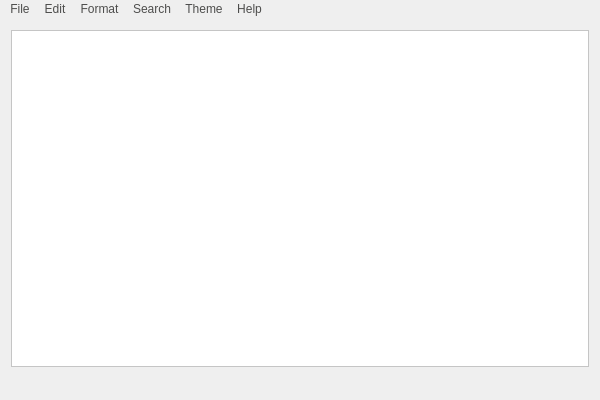
<?xml version="1.0" encoding="UTF-8"?>
<ui version="4.0">
 <class>MainWindow</class>
 <widget class="QMainWindow" name="MainWindow">
  <property name="geometry">
   <rect>
    <x>0</x>
    <y>0</y>
    <width>600</width>
    <height>400</height>
   </rect>
  </property>
  <property name="minimumSize">
   <size>
    <width>280</width>
    <height>140</height>
   </size>
  </property>
  <property name="windowTitle">
   <string>Untitled - LitePad v0.01</string>
  </property>
  <property name="windowIcon">
   <iconset resource="resources/resources.qrc">
    <normaloff>:/litepad-logo-32x32.png</normaloff>:/litepad-logo-32x32.png</iconset>
  </property>
  <property name="styleSheet">
   <string notr="true">background : #efefef; color : #4d4d4c; selection-background-color : #0055ef; selection-color: #ffffff;</string>
  </property>
  <widget class="QWidget" name="centralWidget">
   <layout class="QGridLayout" name="gridLayout">
    <item row="0" column="0">
     <widget class="QTextEdit" name="textEdit">
      <property name="styleSheet">
       <string notr="true">background : #ffffff; color : #000000</string>
      </property>
     </widget>
    </item>
   </layout>
  </widget>
  <widget class="QMenuBar" name="menuBar">
   <property name="geometry">
    <rect>
     <x>0</x>
     <y>0</y>
     <width>600</width>
     <height>25</height>
    </rect>
   </property>
   <widget class="QMenu" name="menu_Find">
    <property name="title">
     <string>Search</string>
    </property>
    <addaction name="actionFind"/>
    <addaction name="actionReplace"/>
    <addaction name="separator"/>
    <addaction name="actionFindNext"/>
    <addaction name="actionFindPrevious"/>
   </widget>
   <widget class="QMenu" name="menu_Help">
    <property name="title">
     <string>Help</string>
    </property>
    <addaction name="actionAbout"/>
    <addaction name="separator"/>
    <addaction name="actionAboutQt"/>
   </widget>
   <widget class="QMenu" name="menuFile">
    <property name="title">
     <string>File</string>
    </property>
    <addaction name="actionNew"/>
    <addaction name="actionOpen"/>
    <addaction name="actionSave"/>
    <addaction name="actionSave_As"/>
    <addaction name="separator"/>
    <addaction name="actionExit"/>
   </widget>
   <widget class="QMenu" name="menuEdit">
    <property name="title">
     <string>Edit</string>
    </property>
    <addaction name="actionUndo"/>
    <addaction name="actionRedo"/>
    <addaction name="separator"/>
    <addaction name="actionCut"/>
    <addaction name="actionCopy"/>
    <addaction name="actionPaste"/>
    <addaction name="actionDelete_All_Text"/>
    <addaction name="separator"/>
    <addaction name="actionSelect_All"/>
   </widget>
   <widget class="QMenu" name="menuThemes">
    <property name="title">
     <string>Theme</string>
    </property>
    <addaction name="actionAurora_default"/>
    <addaction name="actionMoon"/>
   </widget>
   <widget class="QMenu" name="menuFormat">
    <property name="title">
     <string>Format</string>
    </property>
    <addaction name="actionFont"/>
   </widget>
   <addaction name="menuFile"/>
   <addaction name="menuEdit"/>
   <addaction name="menuFormat"/>
   <addaction name="menu_Find"/>
   <addaction name="menuThemes"/>
   <addaction name="menu_Help"/>
  </widget>
  <widget class="QStatusBar" name="statusBar"/>
  <action name="actionFind">
   <property name="icon">
    <iconset resource="resources/resources.qrc">
     <normaloff>:/litepad-find.png</normaloff>:/litepad-find.png</iconset>
   </property>
   <property name="text">
    <string>Find...</string>
   </property>
   <property name="toolTip">
    <string>Find</string>
   </property>
   <property name="statusTip">
    <string>Search for a text string.</string>
   </property>
   <property name="shortcut">
    <string>Ctrl+F</string>
   </property>
  </action>
  <action name="actionAbout">
   <property name="text">
    <string>About LitePad</string>
   </property>
   <property name="toolTip">
    <string>About LitePad</string>
   </property>
   <property name="statusTip">
    <string>Get information about the application.</string>
   </property>
  </action>
  <action name="actionAboutQt">
   <property name="text">
    <string>About Qt</string>
   </property>
   <property name="toolTip">
    <string>About Qt</string>
   </property>
   <property name="statusTip">
    <string>Get information about Qt, the program used to code this program.</string>
   </property>
  </action>
  <action name="actionReplace">
   <property name="icon">
    <iconset resource="resources/resources.qrc">
     <normaloff>:/litepad-find-replace.png</normaloff>:/litepad-find-replace.png</iconset>
   </property>
   <property name="text">
    <string>Replace...</string>
   </property>
   <property name="toolTip">
    <string>Replace</string>
   </property>
   <property name="statusTip">
    <string>Replace a text string.</string>
   </property>
   <property name="shortcut">
    <string>Ctrl+R</string>
   </property>
  </action>
  <action name="actionFindNext">
   <property name="icon">
    <iconset resource="resources/resources.qrc">
     <normaloff>:/litepad-find.png</normaloff>:/litepad-find.png</iconset>
   </property>
   <property name="text">
    <string>Find Next</string>
   </property>
   <property name="toolTip">
    <string>Find Next</string>
   </property>
   <property name="statusTip">
    <string>Find the next occurrence.</string>
   </property>
   <property name="shortcut">
    <string>F3</string>
   </property>
  </action>
  <action name="actionFindPrevious">
   <property name="icon">
    <iconset resource="resources/resources.qrc">
     <normaloff>:/litepad-find.png</normaloff>:/litepad-find.png</iconset>
   </property>
   <property name="text">
    <string>Find Previous</string>
   </property>
   <property name="toolTip">
    <string>Find Previous</string>
   </property>
   <property name="statusTip">
    <string>Find the previous occurrence.</string>
   </property>
   <property name="shortcut">
    <string>Shift+F3</string>
   </property>
  </action>
  <action name="actionHelp_Documents">
   <property name="text">
    <string>Help Documents</string>
   </property>
   <property name="statusTip">
    <string>Get help documents on LitePad. You must be connected to the internet to use this.</string>
   </property>
  </action>
  <action name="actionNew">
   <property name="icon">
    <iconset resource="resources/resources.qrc">
     <normaloff>:/litepad_new.png</normaloff>:/litepad_new.png</iconset>
   </property>
   <property name="text">
    <string>New</string>
   </property>
   <property name="statusTip">
    <string>Create a new text document and discard the current one.</string>
   </property>
   <property name="shortcut">
    <string>Ctrl+N</string>
   </property>
  </action>
  <action name="actionOpen">
   <property name="icon">
    <iconset resource="resources/resources.qrc">
     <normaloff>:/litepad_open.png</normaloff>:/litepad_open.png</iconset>
   </property>
   <property name="text">
    <string>Open</string>
   </property>
   <property name="statusTip">
    <string>Open a new text document.</string>
   </property>
   <property name="shortcut">
    <string>Ctrl+O</string>
   </property>
  </action>
  <action name="actionSave">
   <property name="icon">
    <iconset resource="resources/resources.qrc">
     <normaloff>:/litepad_save.png</normaloff>:/litepad_save.png</iconset>
   </property>
   <property name="text">
    <string>Save</string>
   </property>
   <property name="statusTip">
    <string>Save the current text document.</string>
   </property>
   <property name="shortcut">
    <string>Ctrl+S</string>
   </property>
  </action>
  <action name="actionSave_As">
   <property name="icon">
    <iconset resource="resources/resources.qrc">
     <normaloff>:/litepad_save.png</normaloff>:/litepad_save.png</iconset>
   </property>
   <property name="text">
    <string>Save As...</string>
   </property>
   <property name="statusTip">
    <string>Save the current text document.</string>
   </property>
   <property name="shortcut">
    <string>Ctrl+Shift+S</string>
   </property>
  </action>
  <action name="actionExit">
   <property name="icon">
    <iconset resource="resources/resources.qrc">
     <normaloff>:/litepad-exit.png</normaloff>:/litepad-exit.png</iconset>
   </property>
   <property name="text">
    <string>Exit</string>
   </property>
   <property name="statusTip">
    <string>Quit the application.</string>
   </property>
   <property name="shortcut">
    <string>Ctrl+W</string>
   </property>
  </action>
  <action name="actionUndo">
   <property name="icon">
    <iconset resource="resources/resources.qrc">
     <normaloff>:/litepad-undo.png</normaloff>:/litepad-undo.png</iconset>
   </property>
   <property name="text">
    <string>Undo</string>
   </property>
   <property name="statusTip">
    <string>Undo the previous action.</string>
   </property>
   <property name="shortcut">
    <string>Ctrl+Z</string>
   </property>
  </action>
  <action name="actionRedo">
   <property name="icon">
    <iconset resource="resources/resources.qrc">
     <normaloff>:/litepad-redo.png</normaloff>:/litepad-redo.png</iconset>
   </property>
   <property name="text">
    <string>Redo</string>
   </property>
   <property name="statusTip">
    <string>Redo the previous action.</string>
   </property>
   <property name="shortcut">
    <string>Ctrl+Y</string>
   </property>
  </action>
  <action name="actionCut">
   <property name="icon">
    <iconset resource="resources/resources.qrc">
     <normaloff>:/litepad-cut.png</normaloff>:/litepad-cut.png</iconset>
   </property>
   <property name="text">
    <string>Cut</string>
   </property>
   <property name="statusTip">
    <string>Cut the current selection of text.</string>
   </property>
   <property name="shortcut">
    <string>Ctrl+X</string>
   </property>
  </action>
  <action name="actionCopy">
   <property name="enabled">
    <bool>true</bool>
   </property>
   <property name="icon">
    <iconset resource="resources/resources.qrc">
     <normaloff>:/litepad-copy.png</normaloff>:/litepad-copy.png</iconset>
   </property>
   <property name="text">
    <string>Copy</string>
   </property>
   <property name="statusTip">
    <string>Copy the current selection of text.</string>
   </property>
   <property name="shortcut">
    <string>Ctrl+C</string>
   </property>
  </action>
  <action name="actionPaste">
   <property name="icon">
    <iconset resource="resources/resources.qrc">
     <normaloff>:/litepad-paste.png</normaloff>:/litepad-paste.png</iconset>
   </property>
   <property name="text">
    <string>Paste</string>
   </property>
   <property name="statusTip">
    <string>Paste the contents of your clipboard.</string>
   </property>
   <property name="shortcut">
    <string>Ctrl+V</string>
   </property>
  </action>
  <action name="actionDelete_All_Text">
   <property name="icon">
    <iconset resource="resources/resources.qrc">
     <normaloff>:/litepad-delete.png</normaloff>:/litepad-delete.png</iconset>
   </property>
   <property name="text">
    <string>Delete All Text</string>
   </property>
   <property name="statusTip">
    <string>Erase all of the text in the current document.</string>
   </property>
  </action>
  <action name="actionSelect_All">
   <property name="icon">
    <iconset resource="resources/resources.qrc">
     <normaloff>:/litepad_new.png</normaloff>:/litepad_new.png</iconset>
   </property>
   <property name="text">
    <string>Select All</string>
   </property>
   <property name="statusTip">
    <string>Select all the text in the current document.</string>
   </property>
   <property name="shortcut">
    <string>Ctrl+A</string>
   </property>
  </action>
  <action name="actionAurora_default">
   <property name="checkable">
    <bool>false</bool>
   </property>
   <property name="checked">
    <bool>false</bool>
   </property>
   <property name="text">
    <string>Aurora (default)</string>
   </property>
   <property name="statusTip">
    <string>Select the Aurora theme (default)</string>
   </property>
  </action>
  <action name="actionMoon">
   <property name="checkable">
    <bool>false</bool>
   </property>
   <property name="text">
    <string>Moon</string>
   </property>
   <property name="statusTip">
    <string>Dark theme</string>
   </property>
  </action>
  <action name="actionFont">
   <property name="icon">
    <iconset resource="resources/resources.qrc">
     <normaloff>:/litepad-font.png</normaloff>:/litepad-font.png</iconset>
   </property>
   <property name="text">
    <string>Font</string>
   </property>
   <property name="statusTip">
    <string>Change the current font of the selected text.</string>
   </property>
   <property name="shortcut">
    <string>Ctrl+Shift+F</string>
   </property>
  </action>
 </widget>
 <layoutdefault spacing="6" margin="11"/>
 <resources>
  <include location="resources/resources.qrc"/>
 </resources>
 <connections/>
</ui>
